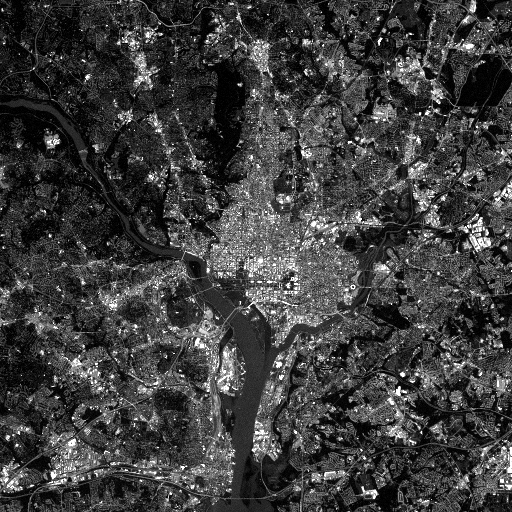
%> input picture Gamma/WashingtonDC-Band1-Blue-512.tif, 512 x 512 px
$ octave WashingtonDC.m   (GNU Octave 9; MATLAB toolbox functions it lacks are replaced by stand-ins)
%> lines starting %> are read from the running program, lines starting %| are printed output that depends on the picture
close all; clear; clc;

imgArray = imread("WashingtonDC-Band1-Blue-512.tif");
%> imgArray is the input picture: size 512x512 uint8; min 0, max 255, mean 62

if(size(imgArray,3) == 3)
    imgArray = rgb2gray(imgArray);
end

%做gamma轉換前的前置
imgArrayDouble = im2double(imgArray);

c = 1;r = [0.04 0.1 0.2 0.4 0.67 1 1.5 2.5 5 10 25];

imgArrayGammaS = zeros(size(imgArray,1),size(imgArray,2),size(r,2));

% [17 lines of commented-out code are left out]

for index = 1:size(r,2)
    imgArrayGammaS(:,:,index) = c .* (imgArrayDouble .^ r(index));
end

% [11 lines of commented-out code are left out]

figure('Name', 'Gamma Correction');

subplot(3,4,1);
imshow(imgArrayDouble);
title('Original');

for index = 1:length(r)
    subplot(3,4,index+1);
    imshow(imgArrayGammaS(:,:,index));
    title(['gamma = ', num2str(r(index))]);
end
%> this loop made 11 passes
%> pass 1, `imshow(imgArrayGammaS(:,:,index));`:
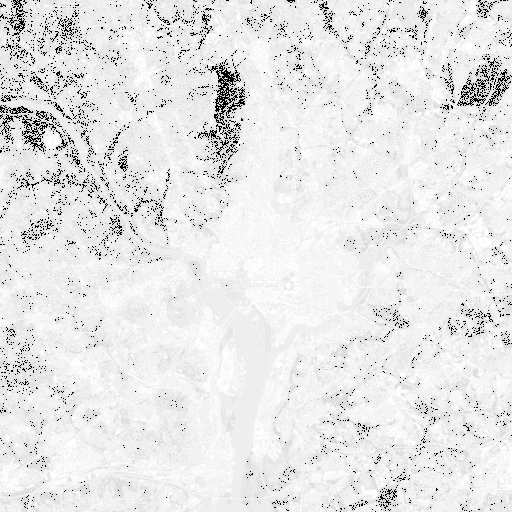
%> displayed picture: size 512x512, on the screen's scale of 0 to 255; min 0, max 255, mean 230
%> pass 2, `imshow(imgArrayGammaS(:,:,index));`:
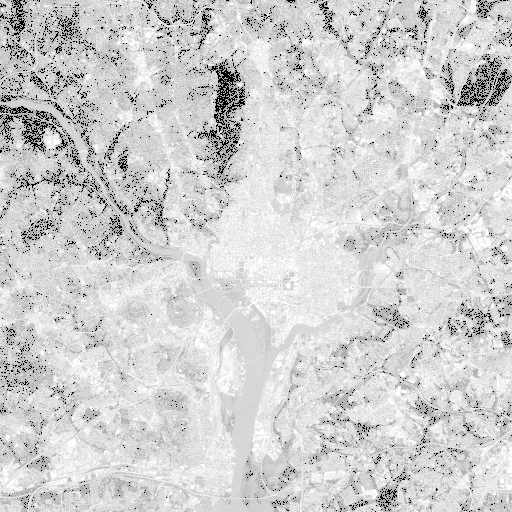
%> displayed picture: size 512x512, on the screen's scale of 0 to 255; min 0, max 255, mean 207.8
%> after the loop:
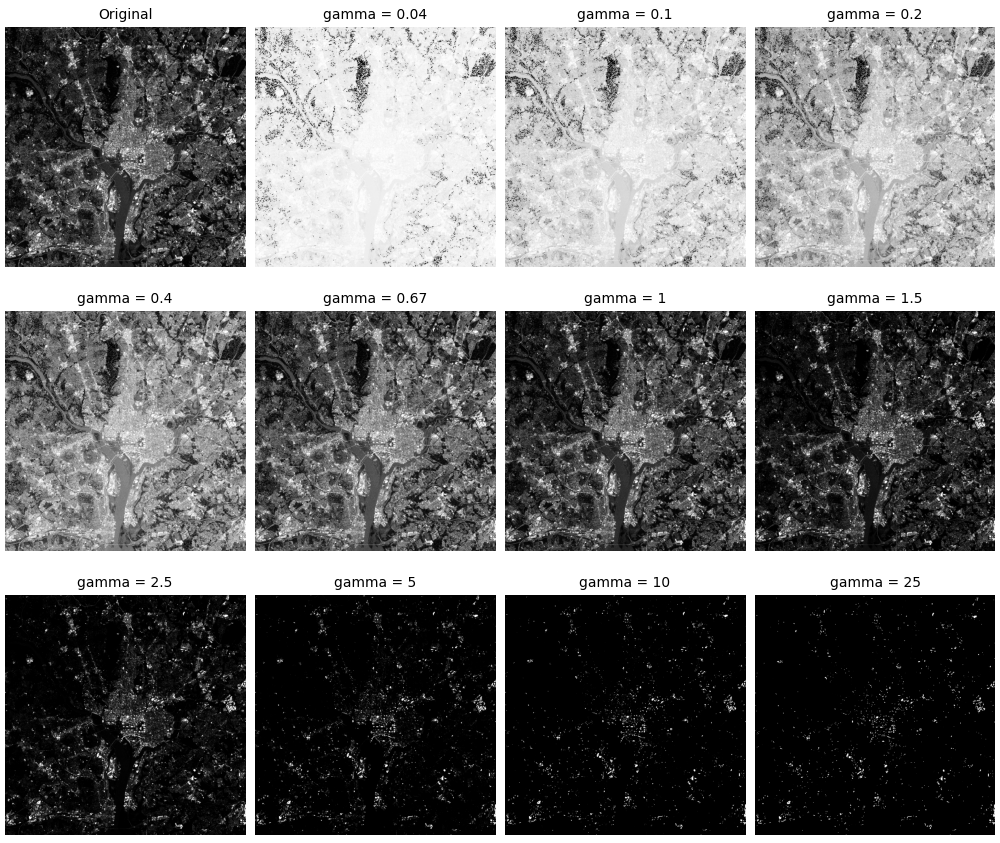
%> figure redrawn from the program's plot data, 12 panels

$ run again, with Gamma/Moon.jpeg saved as Gamma/WashingtonDC-Band1-Blue-512.tif
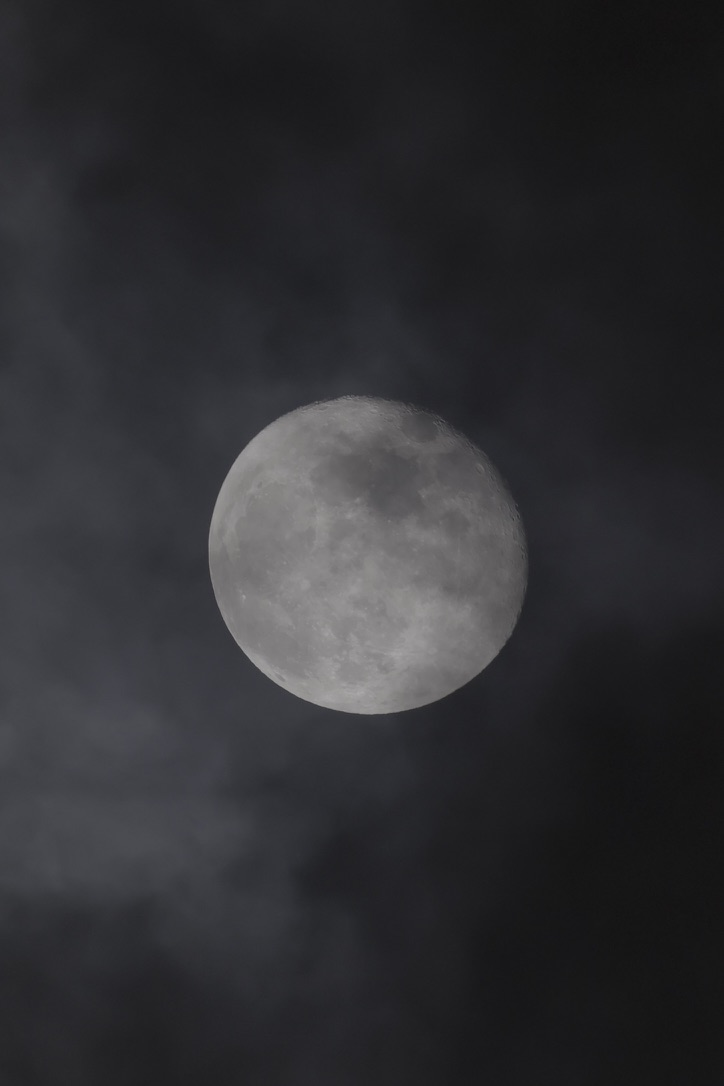
%> input picture Gamma/Moon.jpeg, 724 x 1086 px
%> imgArray is the input picture: size 1086x724x3 uint8; mean R, G, B 46.6, 46.6, 49.7
%> imgArray: size 1086x724 uint8
%> the loop `for index = 1:length(r)` made 11 passes
%> pass 1, `imshow(imgArrayGammaS(:,:,index));`:
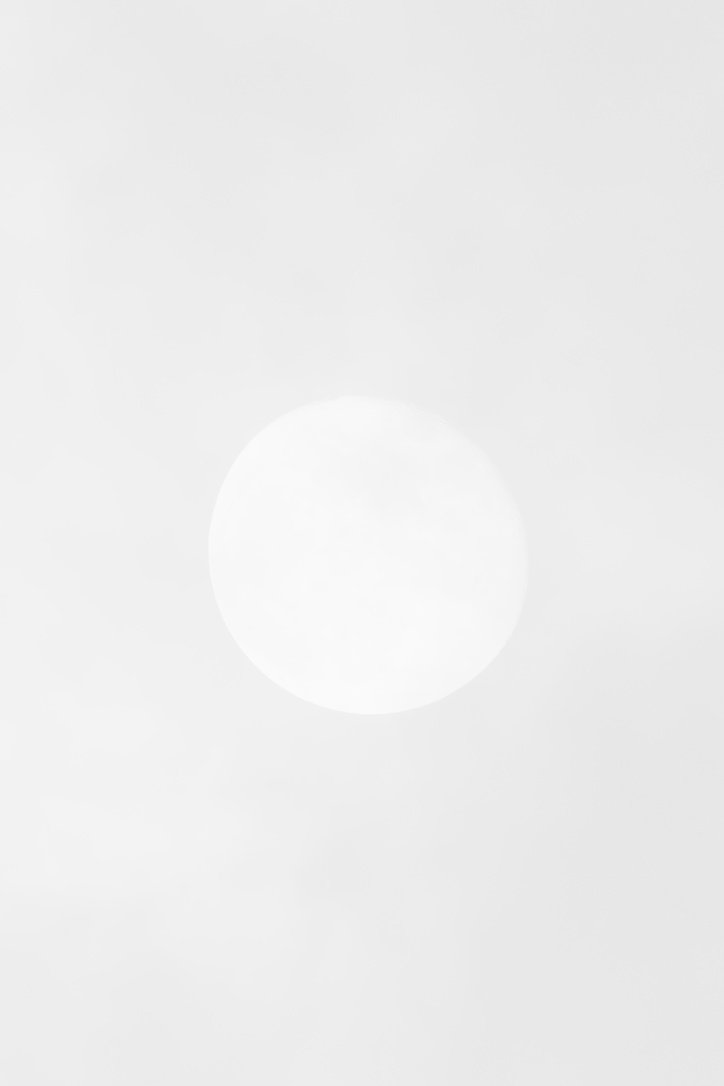
%> displayed picture: size 1086x724, on the screen's scale of 0 to 255; min 228, max 251, mean 237.1
